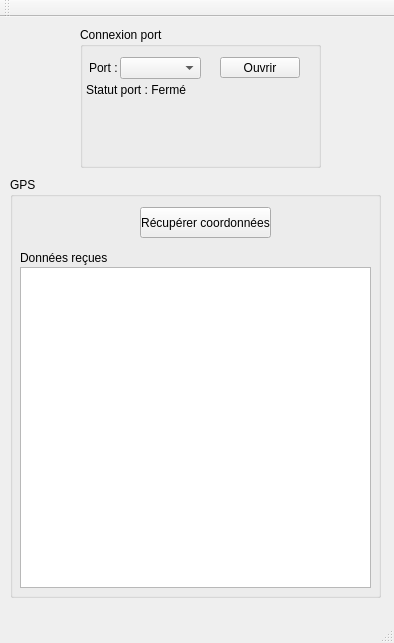
<?xml version="1.0" encoding="UTF-8"?>
<ui version="4.0">
 <class>Projet2GPSClass</class>
 <widget class="QMainWindow" name="Projet2GPSClass">
  <property name="geometry">
   <rect>
    <x>0</x>
    <y>0</y>
    <width>394</width>
    <height>643</height>
   </rect>
  </property>
  <property name="windowTitle">
   <string>Projet2GPS</string>
  </property>
  <widget class="QWidget" name="centralWidget">
   <widget class="QGroupBox" name="portGroupBox">
    <property name="geometry">
     <rect>
      <x>80</x>
      <y>10</y>
      <width>241</width>
      <height>141</height>
     </rect>
    </property>
    <property name="title">
     <string>Connexion port</string>
    </property>
    <widget class="QPushButton" name="openButton">
     <property name="geometry">
      <rect>
       <x>140</x>
       <y>30</y>
       <width>80</width>
       <height>21</height>
      </rect>
     </property>
     <property name="text">
      <string>Ouvrir</string>
     </property>
    </widget>
    <widget class="QLabel" name="portStatusLabel">
     <property name="geometry">
      <rect>
       <x>6</x>
       <y>52</y>
       <width>201</width>
       <height>21</height>
      </rect>
     </property>
     <property name="text">
      <string>Statut port : Fermé</string>
     </property>
    </widget>
    <widget class="QLabel" name="portLabel">
     <property name="geometry">
      <rect>
       <x>10</x>
       <y>30</y>
       <width>31</width>
       <height>21</height>
      </rect>
     </property>
     <property name="layoutDirection">
      <enum>Qt::LeftToRight</enum>
     </property>
     <property name="text">
      <string>Port : </string>
     </property>
     <property name="alignment">
      <set>Qt::AlignRight|Qt::AlignTrailing|Qt::AlignVCenter</set>
     </property>
    </widget>
    <widget class="QComboBox" name="portCombo">
     <property name="geometry">
      <rect>
       <x>40</x>
       <y>30</y>
       <width>81</width>
       <height>22</height>
      </rect>
     </property>
    </widget>
   </widget>
   <widget class="QGroupBox" name="gpsGroupBox">
    <property name="geometry">
     <rect>
      <x>10</x>
      <y>160</y>
      <width>371</width>
      <height>421</height>
     </rect>
    </property>
    <property name="title">
     <string>GPS</string>
    </property>
    <widget class="QLabel" name="dataLabel">
     <property name="geometry">
      <rect>
       <x>10</x>
       <y>70</y>
       <width>351</width>
       <height>21</height>
      </rect>
     </property>
     <property name="text">
      <string>Données reçues</string>
     </property>
    </widget>
    <widget class="QListWidget" name="dataBox">
     <property name="geometry">
      <rect>
       <x>10</x>
       <y>90</y>
       <width>351</width>
       <height>321</height>
      </rect>
     </property>
    </widget>
    <widget class="QPushButton" name="getDataButton">
     <property name="geometry">
      <rect>
       <x>130</x>
       <y>30</y>
       <width>131</width>
       <height>31</height>
      </rect>
     </property>
     <property name="text">
      <string>Récupérer coordonnées</string>
     </property>
    </widget>
   </widget>
  </widget>
  <widget class="QMenuBar" name="menuBar">
   <property name="geometry">
    <rect>
     <x>0</x>
     <y>0</y>
     <width>394</width>
     <height>20</height>
    </rect>
   </property>
  </widget>
  <widget class="QToolBar" name="mainToolBar">
   <attribute name="toolBarArea">
    <enum>TopToolBarArea</enum>
   </attribute>
   <attribute name="toolBarBreak">
    <bool>false</bool>
   </attribute>
  </widget>
  <widget class="QStatusBar" name="statusBar"/>
 </widget>
 <layoutdefault spacing="6" margin="11"/>
 <resources>
  <include location="Projet2GPS.qrc"/>
 </resources>
 <connections>
  <connection>
   <sender>openButton</sender>
   <signal>clicked()</signal>
   <receiver>Projet2GPSClass</receiver>
   <slot>OnOpenPortButtonClicked()</slot>
   <hints>
    <hint type="sourcelabel">
     <x>259</x>
     <y>87</y>
    </hint>
    <hint type="destinationlabel">
     <x>196</x>
     <y>321</y>
    </hint>
   </hints>
  </connection>
  <connection>
   <sender>getDataButton</sender>
   <signal>clicked()</signal>
   <receiver>Projet2GPSClass</receiver>
   <slot>OnRequestGPSDataButtonClicked()</slot>
   <hints>
    <hint type="sourcelabel">
     <x>205</x>
     <y>242</y>
    </hint>
    <hint type="destinationlabel">
     <x>196</x>
     <y>321</y>
    </hint>
   </hints>
  </connection>
 </connections>
 <slots>
  <signal>connect()</signal>
  <slot>OnOpenPortButtonClicked()</slot>
  <slot>OnRequestGPSDataButtonClicked()</slot>
 </slots>
</ui>
